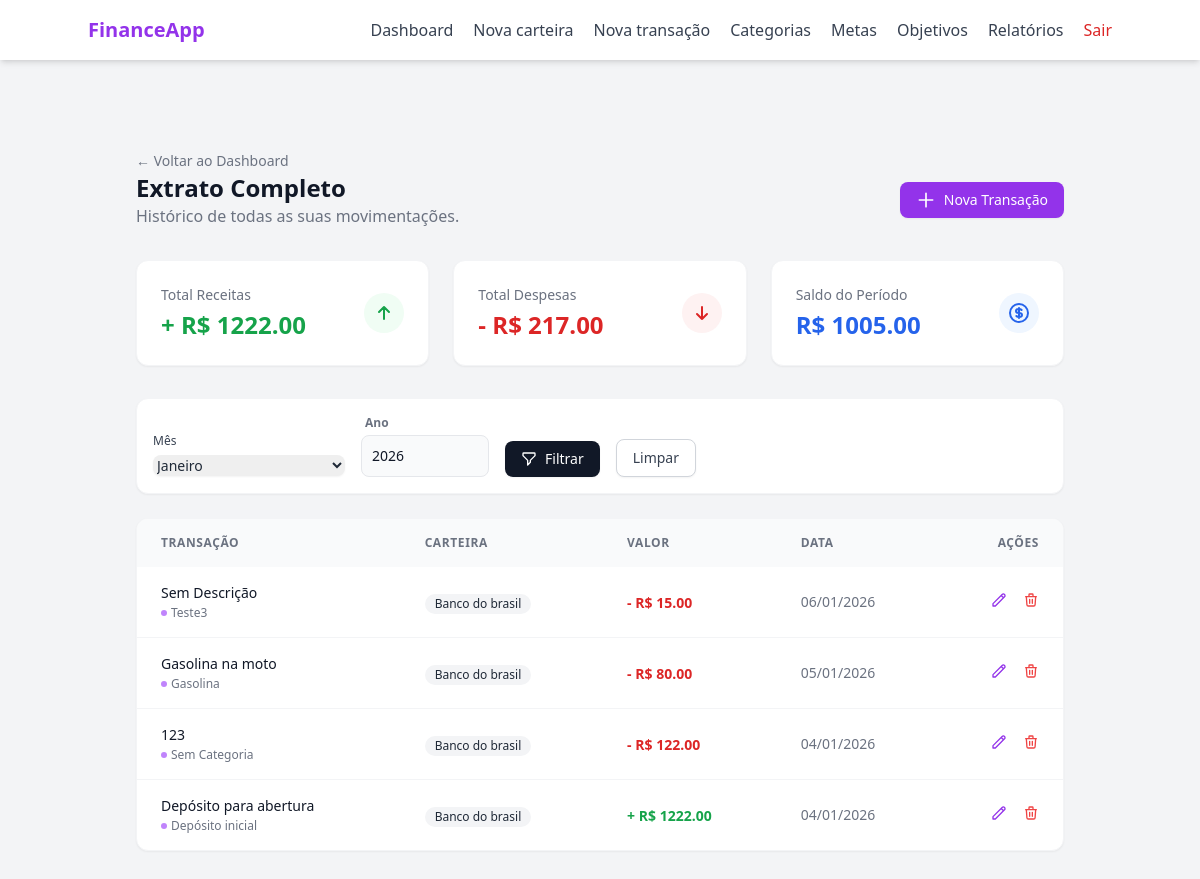
The app's page /transaction (signed in), older data.
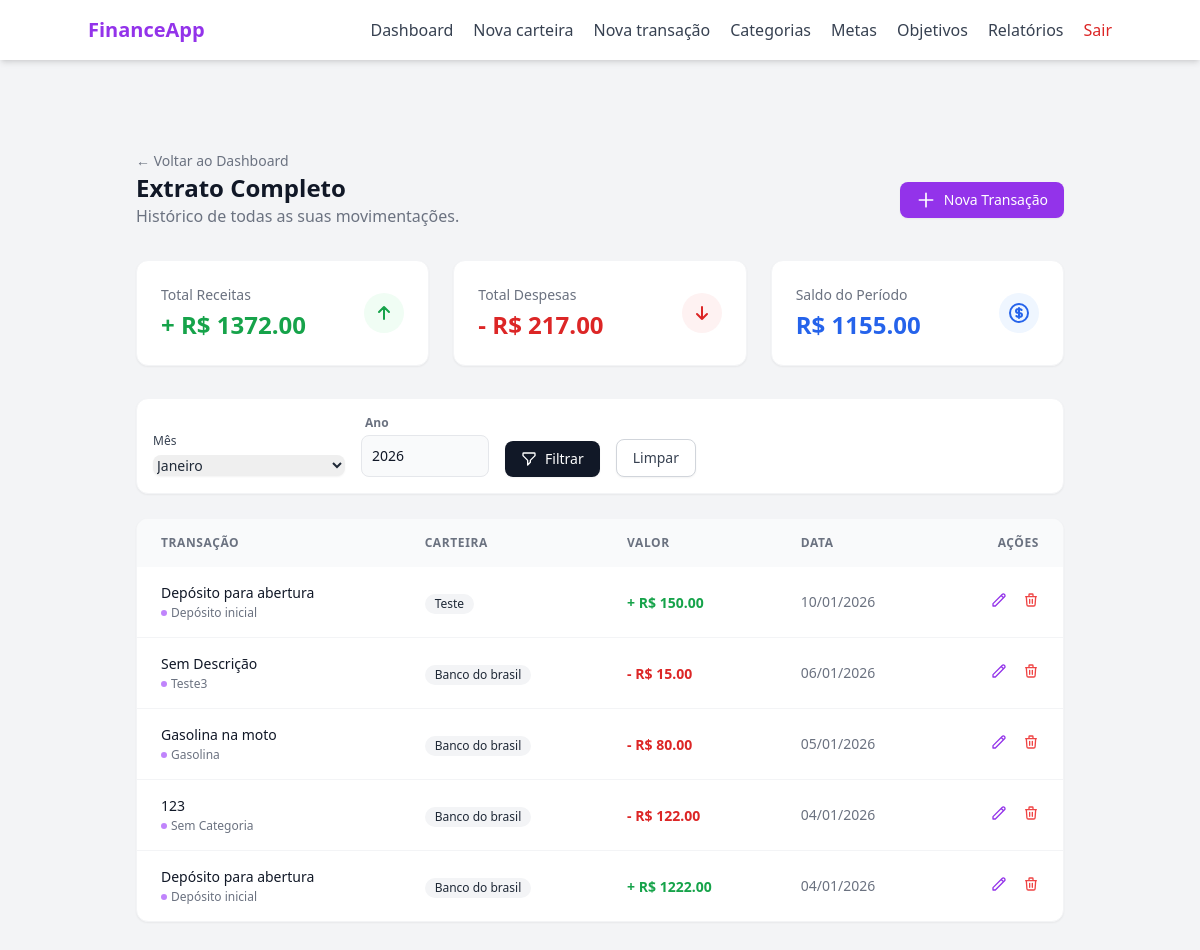
The same page, newer data.
### models/transaction.py (models this page shows, shortened)
class Transaction(db.Model):
    __tablename__ = "transactions"
    id = db.Column(db.Integer, primary_key= True)
    transaction_type = db.Column(db.String(20), nullable= False)
    value = db.Column(db.Float, nullable= False)
    created_at = db.Column(db.Date, default= lambda: datetime.now(timezone.utc).date())
    description = db.Column(db.String(100), nullable= True)
    wallet_id = db.Column(db.Integer, db.ForeignKey("wallets.id"), nullable= False)
    category_id = db.Column(db.Integer, db.ForeignKey("categories.id"), nullable= False)
    category = db.relationship("Category", backref= "transactions", lazy= True)
    wallet = db.relationship("Wallet", backref= "transactions", lazy= True)

### models/category.py (models this page shows, shortened)
class Category(db.Model):
    __tablename__ = "categories"
    id = db.Column(db.Integer, primary_key= True)
    name = db.Column(db.String(100), nullable= False)
    type = db.Column(db.String(20), nullable= False)
    __mapper_args__ = {
        "polymorphic_on": type,
        "polymorphic_identity": "category"
    }

class SystemCategory(Category):
    __mapper_args__ = {
        "polymorphic_identity": "system"
    }
    is_default = db.Column(db.Boolean, default= True)

### models/wallet.py (models this page shows, shortened)
class Wallet(db.Model):
    __tablename__ = "wallets"
    id = db.Column(db.Integer, primary_key= True)
    wallet_name = db.Column(db.String(100), nullable= False)
    initial_balance = db.Column(db.Float, default= 0.0)
    current_balance = db.Column(db.Float, default= 0.0)
    is_active = db.Column(db.Boolean, default= True)
    created_at = db.Column(db.DateTime, default= lambda: datetime.now(timezone.utc).date())
    user_id = db.Column(db.Integer, db.ForeignKey("users.id"), nullable= False)

### routes/transaction_routes.py (the view)
@transaction_bp.route("", methods=["GET"])
@login_required
def transaction_page():
    today = datetime.now()
    selected_month = request.args.get("month", today.month, type=int)
    selected_year = request.args.get("year", today.year, type=int)
    transactions = TransactionController.get_user_transactions(
        user_id=current_user.id,
        month=selected_month,
        year=selected_year
    )
    total_income = sum(t.value for t in transactions if t.transaction_type == "income")
    total_expense = sum(t.value for t in transactions if t.transaction_type == "expense")
    total_balance = total_income - total_expense
    categories = CategoryController.get_user_categories(user_id= current_user.id)
    return render_template("transaction/index.html",
                           transactions=transactions,
                           total_income=total_income,
                           total_expense=total_expense,
                           total_balance=total_balance,
                           categories = categories,
                           selected_month=selected_month,
                           selected_year=selected_year)

### controllers/category_controller.py (called while the page is built)
    @staticmethod
    def get_user_categories(user_id):
        return UserCategory.query.filter_by(user_id= user_id).all()

### controllers/transaction_controller.py (called while the page is built)
    @staticmethod
    def get_user_transactions(user_id, month=None, year=None):
        if month is None or year is None:
            return Transaction.query.join(Wallet).filter(
                Wallet.user_id == user_id
            ).order_by(Transaction.created_at.desc()).order_by(Transaction.id.desc()).all()
        return Transaction.query.join(Wallet).filter(
            Wallet.user_id == user_id,
            extract("month", Transaction.created_at) == month,
            extract("year", Transaction.created_at) == year
        ).order_by(Transaction.created_at.desc()).order_by(Transaction.id.desc()).all()

### templates/transaction/index.html (shortened to what this page needs)
{% extends "base.html" %}
{% block content %}
<div class="max-w-7xl mx-auto px-4 sm:px-6 lg:px-8 py-8">
    <div class="text-left pt-4">
        <a href="{{ url_for('main_bp.dashboard_page') }}" class="text-sm text-gray-500 hover:text-purple-600 transition-colors">
            ← Voltar ao Dashboard
        </a>
    </div>
    <div class="flex flex-col sm:flex-row justify-between items-start sm:items-center mb-8 gap-4">
        <div>
            <h1 class="text-2xl font-bold text-gray-900">Extrato Completo</h1>
            <p class="text-gray-500">Histórico de todas as suas movimentações.</p>
        </div>
        <a href="{{ url_for('transaction_bp.transaction_new_page') }}" class="inline-flex items-center px-4 py-2 bg-purple-600 hover:bg-purple-700 text-white text-sm font-medium rounded-lg transition-colors shadow-sm">
            <svg class="w-5 h-5 mr-2" fill="none" stroke="currentColor" viewBox="0 0 24 24"><path stroke-linecap="round" stroke-linejoin="round" stroke-width="2" d="M12 4v16m8-8H4"></path></svg>
            Nova Transação
        </a>
    </div>
    <div class="grid grid-cols-1 md:grid-cols-3 gap-6 mb-8">
        <div class="bg-white p-6 rounded-xl border border-gray-100 shadow-sm flex items-center justify-between">
            <div>
                <p class="text-sm text-gray-500 mb-1">Total Receitas</p>
                <h3 class="text-2xl font-bold text-green-600">+ R$ {{ "%.2f"|format(total_income) }}</h3>
            </div>
            <div class="w-10 h-10 rounded-full bg-green-50 flex items-center justify-center text-green-600">
                <svg class="w-6 h-6" fill="none" stroke="currentColor" viewBox="0 0 24 24"><path stroke-linecap="round" stroke-linejoin="round" stroke-width="2" d="M7 11l5-5m0 0l5 5m-5-5v12"></path></svg>
            </div>
        </div>
        <div class="bg-white p-6 rounded-xl border border-gray-100 shadow-sm flex items-center justify-between">
            <div>
                <p class="text-sm text-gray-500 mb-1">Total Despesas</p>
                <h3 class="text-2xl font-bold text-red-600">- R$ {{ "%.2f"|format(total_expense) }}</h3>
            </div>
            <div class="w-10 h-10 rounded-full bg-red-50 flex items-center justify-center text-red-600">
                <svg class="w-6 h-6" fill="none" stroke="currentColor" viewBox="0 0 24 24"><path stroke-linecap="round" stroke-linejoin="round" stroke-width="2" d="M17 13l-5 5m0 0l-5-5m5 5V6"></path></svg>
            </div>
        </div>
        <div class="bg-white p-6 rounded-xl border border-gray-100 shadow-sm flex items-center justify-between">
            <div>
                <p class="text-sm text-gray-500 mb-1">Saldo do Período</p>
                <h3 class="text-2xl font-bold {{ 'text-blue-600' if total_balance >= 0 else 'text-red-600' }}">
                    R$ {{ "%.2f"|format(total_balance) }}
                </h3>
            </div>
            <div class="w-10 h-10 rounded-full bg-blue-50 flex items-center justify-center text-blue-600">
            </div>
        </div>
    </div>
    <form method="GET" action="{{ request.path }}" class="bg-white p-4 rounded-xl border border-gray-100 shadow-sm mb-6">
        <div class="flex flex-col sm:flex-row gap-4 items-end">
            <div class="w-full sm:w-auto">
                <label for="month" class="block text-xs font-medium text-gray-700 mb-1">Mês</label>
                <select name="month" id="month" class="w-full sm:w-48 rounded-lg border-gray-300 text-sm focus:ring-purple-500 focus:border-purple-500 shadow-sm">
                    {% set meses = ['Janeiro', 'Fevereiro', 'Março', 'Abril', 'Maio', 'Junho', 'Julho', 'Agosto', 'Setembro', 'Outubro', 'Novembro', 'Dezembro'] %}
                    {% for m in range(1, 13) %}
                    <option value="{{ m }}" {% if selected_month == m %}selected{% endif %}>
                        {{ meses[m-1] }}
                    </option>
                    {% endfor %}
                </select>
            </div>
            <div class="flex flex-col w-full sm:w-32">
                <label for="year" class="text-xs font-semibold text-gray-500 mb-1 ml-1">Ano</label>
                <input type="number" name="year" id="year" class="bg-gray-50 border border-gray-200 text-gray-900 text-sm rounded-lg focus:ring-slate-800 focus:border-slate-800 block w-full p-2.5" value="{{ selected_year }}">
            </div>
            <button type="submit" class="w-full sm:w-auto px-4 py-2 bg-gray-900 hover:bg-gray-800 text-white text-sm font-medium rounded-lg transition-colors shadow-sm flex items-center justify-center gap-2">
                <svg class="w-4 h-4" fill="none" stroke="currentColor" viewBox="0 0 24 24"><path stroke-linecap="round" stroke-linejoin="round" stroke-width="2" d="M3 4a1 1 0 011-1h16a1 1 0 011 1v2.586a1 1 0 01-.293.707l-6.414 6.414a1 1 0 00-.293.707V17l-4 4v-6.586a1 1 0 00-.293-.707L3.293 7.293A1 1 0 013 6.586V4z"></path></svg>
                Filtrar
            </button>
            <a href="{{ request.path }}" class="w-full sm:w-auto px-4 py-2 bg-white border border-gray-300 text-gray-700 hover:bg-gray-50 text-sm font-medium rounded-lg transition-colors shadow-sm text-center">
                Limpar
            </a>
        </div>
    </form>
    <div class="bg-white rounded-xl shadow-sm border border-gray-100 overflow-hidden">
        <table class="w-full text-left border-collapse">
            <thead class="bg-gray-50">
                <tr>
                    <th class="px-6 py-4 text-xs font-semibold text-gray-500 uppercase tracking-wider">Transação</th>
                    <th class="px-6 py-4 text-xs font-semibold text-gray-500 uppercase tracking-wider">Carteira</th> <th class="px-6 py-4 text-xs font-semibold text-gray-500 uppercase tracking-wider">Valor</th>
                    <th class="px-6 py-4 text-xs font-semibold text-gray-500 uppercase tracking-wider">Data</th>
                    <th class="px-6 py-4 text-xs font-semibold text-gray-500 uppercase tracking-wider text-right">Ações</th>
                </tr>
            </thead>
            <tbody class="divide-y divide-gray-100">
                {% for transaction in transactions %}
                <tr class="hover:bg-gray-50 transition-colors group">
                    <td class="px-6 py-4">
                        <div class="flex flex-col">
                            <span class="text-sm font-medium text-gray-900">{{ transaction.description if transaction.description else 'Sem Descrição' }}</span>
                            <span class="text-xs text-gray-500 flex items-center gap-1 mt-0.5">
                                <span class="w-1.5 h-1.5 rounded-full bg-purple-400"></span>
                                {{ transaction.category.name if transaction.category else 'Sem Categoria' }}
                            </span>
                        </div>
                    </td>
                    <td class="px-6 py-4">
                        <span class="inline-flex items-center px-2.5 py-0.5 rounded-full text-xs font-medium bg-gray-100 text-gray-800">
                            {{ transaction.wallet.wallet_name }}
                        </span>
                    </td>
                    <td class="px-6 py-4 whitespace-nowrap">
                        <span class="text-sm font-bold {{ 'text-green-600' if transaction.transaction_type == 'income' else 'text-red-600' }}">
                            {{ "-" if transaction.transaction_type == 'expense' else "+" }} R$ {{ "%.2f"|format(transaction.value) }}
                        </span>
                    </td>
                    <td class="px-6 py-4 whitespace-nowrap text-sm text-gray-500">
                        {{ transaction.created_at.strftime('%d/%m/%Y') }}
                    </td>
                    <td class="px-6 py-4 text-right">
                        <button class="text-purple-600 hover:text-purple-700 mr-3"
                            title="Editar"
                            onclick="openEditTransactionModal(
                                '{{ url_for('transaction_bp.edit_transaction', transaction_id=transaction.id) }}',
                                '{{transaction.value}}',
                                '{{ transaction.created_at.strftime('%Y-%m-%d') if transaction.created_at else '' }}',
                                '{{transaction.description}}',
                                '{{transaction.category_id}}'
                            )"
                            {% if transaction.category.type == 'system' %} disabled {% endif %}>
                            <svg class="w-4 h-4" fill="none" stroke="currentColor" viewBox="0 0 24 24"><path stroke-linecap="round" stroke-linejoin="round" stroke-width="2" d="M15.232 5.232l3.536 3.536m-2.036-5.036a2.5 2.5 0 113.536 3.536L6.5 21.036H3v-3.572L16.732 3.732z"></path></svg>
                        </button>
                        <button class="text-red-500 hover:text-red-700"
                            title="Deletar"
                            onclick="openConfirmModal(
                            '{{ url_for('transaction_bp.delete_transaction', transaction_id=transaction.id) }}',
                            'Excluir Transação',
                            'Tem certeza que deseja apagar a transação de R$ {{ transaction.value }}? O saldo da carteira será atualizado.'
                            )"
                            class="text-red-600 hover:text-red-800 hover:underline transition-colors font-medium text-sm flex items-center gap-1"
                            {% if transaction.category.type == 'system' %} disabled {% endif %}>
                            <svg class="w-4 h-4" fill="none" stroke="currentColor" viewBox="0 0 24 24"><path stroke-linecap="round" stroke-linejoin="round" stroke-width="2" d="M19 7l-.867 12.142A2 2 0 0116.138 21H7.862a2 2 0 01-1.995-1.858L5 7m5 4v6m4-6v6m1-10V4a1 1 0 00-1-1h-4a1 1 0 00-1 1v3M4 7h16"></path></svg>
                        </button>
                    </td>
                </tr>
                {% endfor %}
            </tbody>
        </table>
    </div>
</div>
{% endblock %}

### templates/base.html (shortened to what this page needs)
<!DOCTYPE html>
<html lang="pt-BR">
<head>
    <script src="https://cdn.tailwindcss.com"></script>
</head>
<body class="bg-gray-100 text-gray-800">
    <header class="bg-white shadow-md p-4">
        <div class="max-w-5xl mx-auto flex items-center justify-between">
            <div class="text-xl font-bold text-purple-600">
                FinanceApp
            </div>
            <nav class="flex items-center gap-5 text-gray-700">
                <a href="{{ url_for('main_bp.dashboard_page') }}" class="hover:text-purple-600 transition">Dashboard</a>
                <a href="{{ url_for('wallet_bp.wallet_new_page') }}" class="hover:text-purple-600 transition">Nova carteira</a>
                <a href="{{ url_for('transaction_bp.transaction_new_page') }}" class="hover:text-purple-600 transition">Nova transação</a>
                <a href="{{ url_for('category_bp.category_index_page') }}" class="hover:text-purple-600 transition">Categorias</a>
                <a href="{{ url_for('goal_bp.goal_index_page') }}" class="hover:text-purple-600 transition">Metas</a>
                <a href="{{ url_for('objective_bp.objective_index_page') }}" class="hover:text-purple-600 transition">Objetivos</a>
                <a href="{{ url_for('report_bp.report_page') }}" class="hover:text-purple-600 transition">Relatórios</a>
                <a href="{{ url_for('auth_bp.logout') }}"
                   class="text-red-600 font-medium hover:text-red-700 transition">
                    Sair
                </a>
            </nav>
        </div>
    </header>
    <main class="max-w-5xl mx-auto py-10 px-4">
        {% block content %}
        {% endblock %}
    </main>
</body>
</html>

Row changes from the older to the newer data that the page shows:
added Transaction: transaction_type "+", value "150.00"
Text that changed along with them:
{{ "%.2f"|format(total_income) }}: "1222.00" → "1372.00"
{{ "%.2f"|format(total_balance) }}: "1005.00" → "1155.00"
